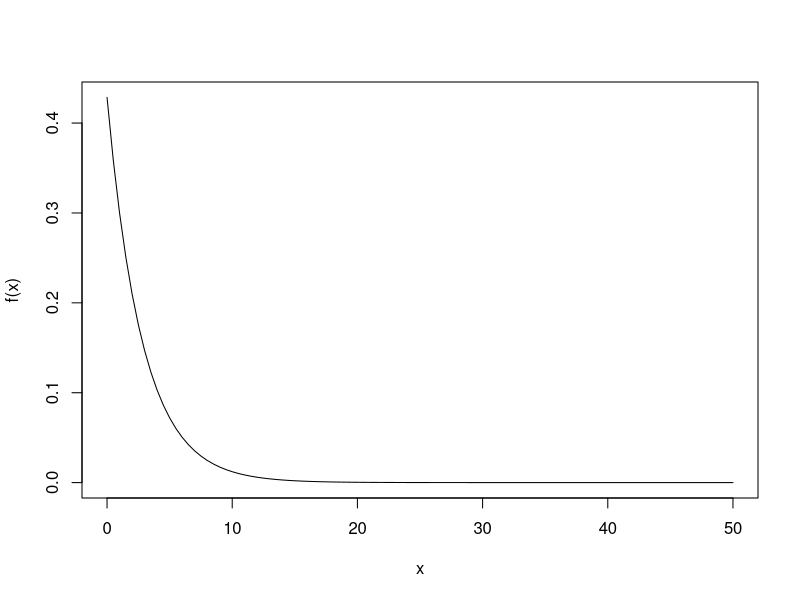
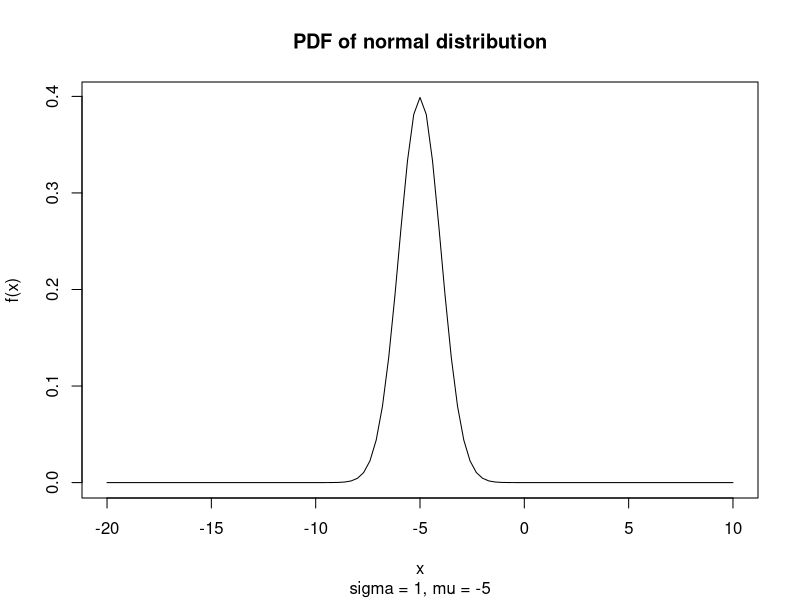

Recreate these plots in R, in order.
## ---- chunk 1
knitr::opts_chunk$set(echo = F, eval=T, tidy=TRUE, tidy.opts=list(width.cutoff=70))
## ---- chunk 2
p = 0.3
f <- function(x) {
  return(p * (1 - p)^(x - 1))
}
curve(f, from = 0, to = 50)
## ---- chunk 3
sigma = 1
mu = -5
f <- function(x) {
  return(1/(sqrt(2*pi) * sigma) * exp(-0.5 * ((x - mu)/sigma)^2))
}
curve(f, from = -20, to = 10)
title(main = "PDF of normal distribution",sub = "sigma = 1, mu = -5")
